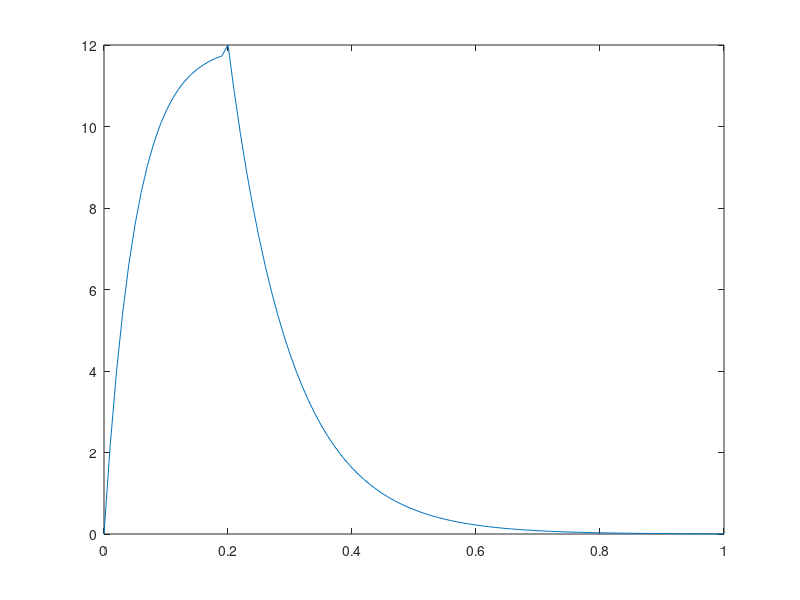

This chart was generated by the following MATLAB code:
%Simulacao de sinal PPG via capacitor carregando e descarrgenado
clear
tau1 = 0.05;
tau2 = 0.1;
k1 = 12;
i = 1;
t_desc= 0.2;

for t1=0:1/100:t_desc
  v(i) = k1*(1-(e^(-t1/tau1)));
  i = i+1;
endfor
i=i-1;
for t2 = t_desc:1/100:1  
  v(i) = k1*(e^(-(t2-t_desc)/tau2));
  i = i+1;
endfor
t = 0:1/100:1;
length(v)
length(t)
plot(t,v);
print("PPG_modelo.png");